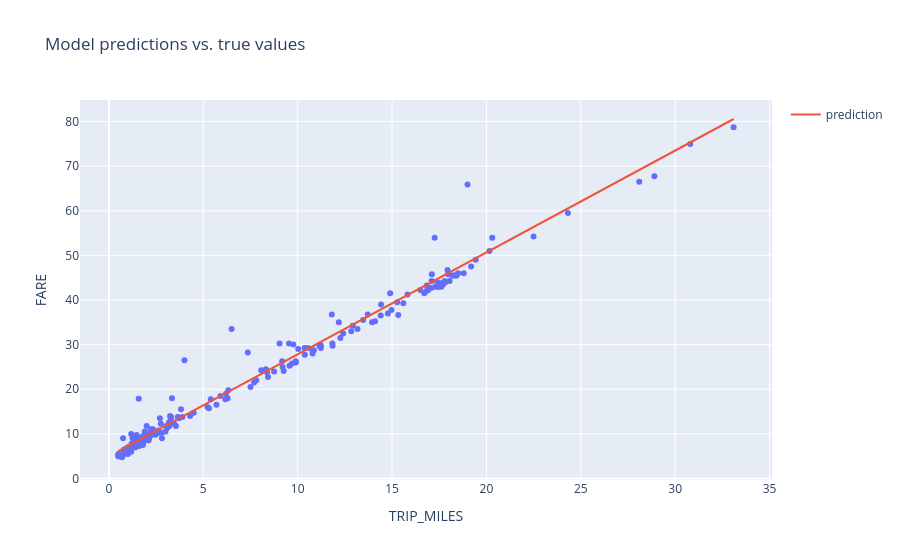

The code cell stored with this chart in its notebook:
### Code cell
settings_2 = ml_edu.experiment.ExperimentSettings(
    learning_rate = 0.001,
    number_epochs = 20,
    batch_size = 50,
    input_features = ['TRIP_MILES']
)

metrics = [keras.metrics.RootMeanSquaredError(name='rmse')]
model_2 = create_model(settings_2, metrics)
experiment_2 = train_model('one_feature_hyper', model_2, training_df, 'FARE', settings_2)

ml_edu.results.plot_experiment_metrics(experiment_2, ['rmse'])
ml_edu.results.plot_model_predictions(experiment_2, training_df, 'FARE')


# ---------------------------- #

### Figure 1 — Plotly figure (JSON) as saved in the notebook; plotly's stock layout.template omitted (floating-point values rounded to 4 significant figures; data arrays with more than 128 entries replaced by an {"elided": "..."} marker saying what was removed)
{"data": [{"hovertemplate": "TRIP_MILES=%{x}<br>FARE=%{y}<extra></extra>", "legendgroup": "", "marker": {"color": "#636efa", "symbol": "circle"}, "mode": "markers", "name": "", "orientation": "v", "showlegend": false, "type": "scatter", "x": {"elided": "200 float values"}, "xaxis": "x", "y": {"elided": "200 float values"}, "yaxis": "y"}, {"mode": "lines", "name": "prediction", "type": "scatter", "x": {"elided": "200 float values"}, "y": {"elided": "200 float values"}}], "layout": {"legend": {"tracegroupgap": 0}, "title": {"text": "Model predictions vs. true values"}, "xaxis": {"anchor": "y", "domain": [0, 1], "title": {"text": "TRIP_MILES"}}, "yaxis": {"anchor": "x", "domain": [0, 1], "title": {"text": "FARE"}}}}
